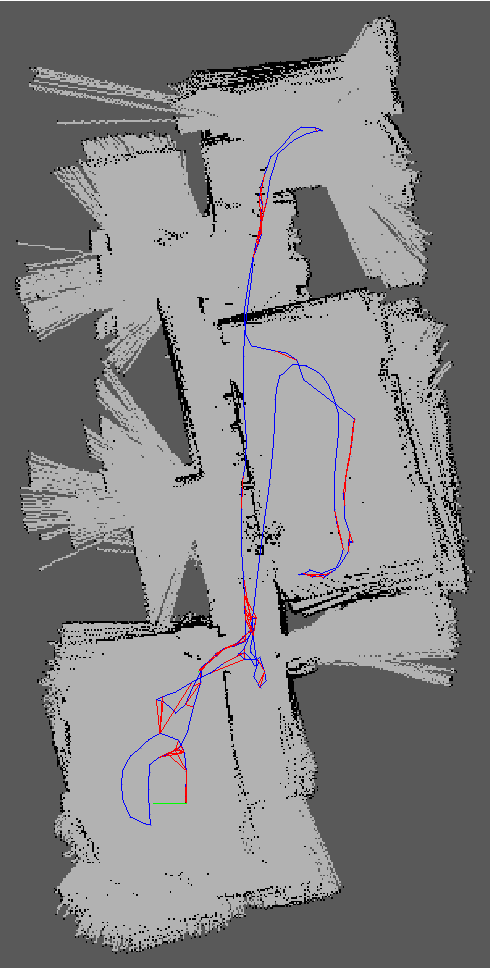
#> input picture planning/lab_map.png, 490 x 968 px
$ python a_star_vec.py   (Python 2 division)
#> lines starting #> are read from the running program, lines starting #| are printed output that depends on the picture; after the words box and inside, x2 and y2 are one past the last pixel; in counts of white or black regions, pixels touching at a corner belong together
"""

A* grid based planning

author: Atsushi Sakai(@Atsushi_twi)
        Nikos Kanargias (nkana@tee.gr)

See Wikipedia article (https://en.wikipedia.org/wiki/A*_search_algorithm)
See also code of Christian Careaga (http://code.activestate.com/recipes/578919-python-a-pathfinding-with-binary-heap/)

"""

import matplotlib.pyplot as plt
import math
import cv2

from ipdb import set_trace
import numpy as np
import cv2

show_animation = True
plot_final = True
file = "lab_map.png"
# file = "maze2.png"
bw_thresh = 10
obstacleSize = .15
px_conv = 0.03103
color_image = False #This sets all unknown grey area to obstacles but slows down plotting
show_obs_size = False #Use this to speed up plotting, by plotting dots rather than circles

if color_image:
    bw_thresh = 90


class Node:

    def __init__(self, x, y, cost, pind):
        self.x = x
        self.y = y
        self.cost = cost
        self.pind = pind

    def __str__(self):
        return str(self.x) + "," + str(self.y) + "," + str(self.cost) + "," + str(self.pind)


def calc_fianl_path(ngoal, closedset, reso):
    # generate final course
    rx, ry = [ngoal.x * reso], [ngoal.y * reso]
    pind = ngoal.pind
    while pind != -1:
        n = closedset[pind]
        rx.append(n.x * reso)
        ry.append(n.y * reso)
        pind = n.pind

    return rx, ry


def a_star_planning(sx, sy, gx, gy, ox, oy, reso, rr):
    """
    gx: goal x position [m]
    gx: goal x position [m]
    ox: x position list of Obstacles [m]
    oy: y position list of Obstacles [m]
    reso: grid resolution [m]
    rr: robot radius[m]
    """

    nstart = Node(round(sx / reso), round(sy / reso), 0.0, -1)
    ngoal = Node(round(gx / reso), round(gy / reso), 0.0, -1)

    ox = ox / reso
    oy = oy / reso

    obmap, minx, miny, maxx, maxy, xw, yw = calc_obstacle_map(ox, oy, reso, rr)

    motion = get_motion_model()

    openset, closedset = dict(), dict()
    openset[calc_index(nstart, xw, minx, miny)] = nstart

    while 1:
        c_id = min(
            openset, key=lambda o: openset[o].cost + calc_heuristic(ngoal, openset[o]))
        current = openset[c_id]

        # show graph
        if show_animation:
            plt.plot(current.x * reso, current.y * reso, "xc")
            if len(closedset.keys()) % 10 == 0:
                plt.pause(0.001)

        if current.x == ngoal.x and current.y == ngoal.y:
            print("Find goal")
            ngoal.pind = current.pind
            ngoal.cost = current.cost
            break

        # Remove the item from the open set
        del openset[c_id]
        # Add it to the closed set
        closedset[c_id] = current

        # expand search grid based on motion model
        for i in range(len(motion)):
            node = Node(current.x + motion[i][0],
                        current.y + motion[i][1],
                        current.cost + motion[i][2], c_id)
            n_id = calc_index(node, xw, minx, miny)

            if not verify_node(node, obmap, minx, miny, maxx, maxy):
                continue

            if n_id in closedset:
                continue

            if n_id not in openset:
                openset[n_id] = node

            # The distance from start to a neighbor.
            # The "dist_between" function may vary as per the solution requirements.
            if node.cost >= openset[n_id].cost:
                continue  # This is not a better path.

            # This path is the best until now. Record it!
            openset[n_id].cost = node.cost
            openset[n_id].pind = c_id

    rx, ry = calc_fianl_path(ngoal, closedset, reso)

    return rx, ry


def calc_heuristic(n1, n2):
    w = 1.0  # weight of heuristic
    d = w * math.sqrt((n1.x - n2.x)**2 + (n1.y - n2.y)**2)
    return d


def verify_node(node, obmap, minx, miny, maxx, maxy):

    if node.x < minx:
        return False
    elif node.y < miny:
        return False
    elif node.x >= maxx:
        return False
    elif node.y >= maxy:
        return False

    if obmap[int(node.x)][int(node.y)]:
        return False

    return True


def calc_obstacle_map(ox, oy, reso, vr):

    minx = round(min(ox))
    miny = round(min(oy))
    maxx = round(max(ox))
    maxy = round(max(oy))
    # [4 lines of commented-out code are left out]

    xwidth = round(maxx - minx+1)
    ywidth = round(maxy - miny+1)
    #  print("xwidth:", xwidth)
    #  print("ywidth:", ywidth)
    # set_trace()
    # obstacle map generation
    obmap = np.zeros([int(xwidth),int(ywidth)])
    # [13 lines of commented-out code are left out]
    obmap[ox.astype(int)-int(minx),oy.astype(int)-int(miny)]=1

    return obmap, minx, miny, maxx, maxy, xwidth, ywidth


def calc_index(node, xwidth, xmin, ymin):
    return (node.y - ymin) * xwidth + (node.x - xmin)


def get_motion_model():
    # dx, dy, cost
    motion = [[1, 0, 1],
              [0, 1, 1],
              [-1, 0, 1],
              [0, -1, 1],
              [-1, -1, math.sqrt(2)],
              [-1, 1, math.sqrt(2)],
              [1, -1, math.sqrt(2)],
              [1, 1, math.sqrt(2)]]

    return motion

class GenerateMap:
    def __init__(self, line, file, px_conv, bw_thresh, obstacleSize):
        self.line = line
        self.xs = [0,0]
        self.ys = [0,0]
        self.cid = line.figure.canvas.mpl_connect('button_press_event', self)
        self.node = 0
        self.start = [0,0]
        self.goal = [0,0]
        self.xmin = 0
        self.ymin = 0
        self.xmax = 0
        self.ymax = 0
        self.px_conv = px_conv
        self.bw_thresh = bw_thresh
        self.file = file
        self.ob_size = obstacleSize
        self.generate_obstacles()
        self.PlotObs()

    def __call__(self, event):
        if event.inaxes!=self.line.axes: return

        if self.node == 0:
            self.xs[0] = event.xdata
            self.ys[0] = event.ydata
            self.start=[event.xdata,event.ydata]
            print "starting point selected: x= ",event.xdata," y= ", event.ydata
            self.node = 1
        else:
            self.xs[1] = event.xdata
            self.ys[1] = event.ydata
            self.goal = [event.xdata,event.ydata]
            print "goal selected: x= ",event.xdata," y= ", event.ydata
            self.node = 0
        self.line.set_data(self.xs, self.ys)
        self.line.figure.canvas.draw()
        return self.start,self.goal

    def generate_obstacles(self):
        if color_image:
            map_raw = cv2.imread(self.file,1)
        else:
            map_raw = cv2.imread(self.file,0)
#> map_raw: shape (968, 490); min 0, max 255, mean 130.4

        map_bw = cv2.threshold(map_raw, self.bw_thresh, 255, cv2.THRESH_BINARY)[1]
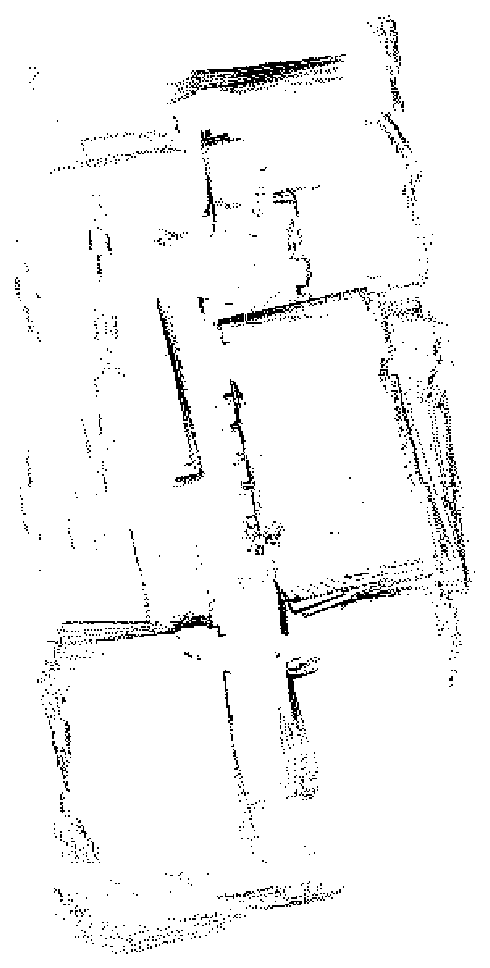
#> map_bw: shape (968, 490); 96.3% white; black in thin lines or dots
        map_bw = cv2.bitwise_not(map_bw)
#> map_bw: shape (968, 490); 3.7% white in thin lines or dots

        #try to clean up noise in the map
        kernel = np.ones((5,5),np.uint8)
        # map_bw = cv2.dilate(map_bw,kernel,iterations = 3)
        # map_bw = cv2.erode(map_bw,kernel,iterations = 3)
        map_bw = cv2.morphologyEx(map_bw, cv2.MORPH_CLOSE,kernel)
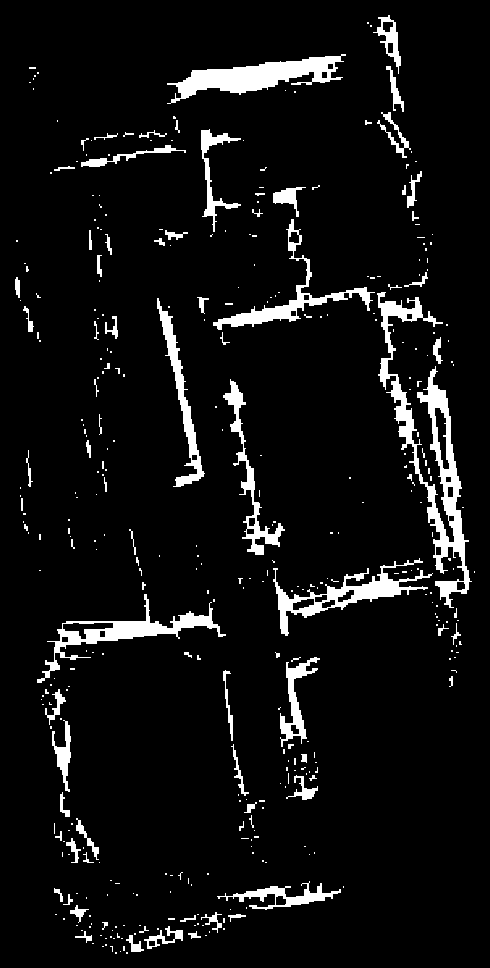
#> map_bw: shape (968, 490); 6.7% white; 389 white regions (303 under 20 px), largest, box (x1, y1, x2, y2) and area: (377, 292, 472, 608) 5940, (167, 54, 346, 104) 3511, (37, 594, 226, 683) 2686
        # map_bw = cv2.morphologyEx(map_bw, cv2.MORPH_OPEN,kernel)
        map_bw = cv2.morphologyEx(map_bw, cv2.MORPH_CLOSE,kernel)

        if color_image:
            #Clear out color and flatten image
            map_bw[np.where((map_bw == [255,0,255]).all(axis = 2))] = [0,0,0]
            map_bw[np.where((map_bw == [0,255,255]).all(axis = 2))] = [0,0,0]
            map_bw[np.where((map_bw == [255,255,0]).all(axis = 2))] = [0,0,0]
            map_bw[np.where((map_bw == [0,0,255]).all(axis = 2))] = [0,0,0]
            map_bw[np.where((map_bw == [255,0,0]).all(axis = 2))] = [0,0,0]
            map_bw[np.where((map_bw == [0,255,0]).all(axis = 2))] = [0,0,0]

            map_bw = map_bw[:,:,0]

        #convert to array to begin generating obstacles
        map_mat = np.array(map_bw)
        obs = np.nonzero(map_mat)
#> obs = 31748 positions, rows 15 to 953, columns 15 to 474
        obs = np.array(obs)

        #convert pixels to meters
        obs = obs.T*self.px_conv
#> obs = 31748 pairs, first value 0.465 to 29.57, second value 0.465 to 14.71

        #prune obstacles by rounding
        obs = np.round_(obs,1)
#> obs = 31748 pairs, first value 0.5 to 29.6, second value 0.5 to 14.7
        obs = np.unique(obs,axis = 0)
#> obs = 5090 pairs, first value 0.5 to 29.6, second value 0.5 to 14.7

        #add sizes to obstacles
        sizes = np.ones([1,len(obs)])*self.ob_size
        obs = np.append(obs.T,sizes,axis=0).T

        self.obs = obs[:,np.argsort([1,0,2])] #rearange so obstacles are [[x,y,size]]
        self.obs[:,1]=self.obs[:,1]*-1 #invert y to match original image

        #find min and max on map
        self.xmin = min(self.obs[:,0])
#> self.xmin = 0.5
        self.xmax = max(self.obs[:,0])
#> self.xmax = 14.7
        self.ymin = min(self.obs[:,1])
#> self.ymin = -29.6
        self.ymax = max(self.obs[:,1])
#> self.ymax = -0.5

        print "xmin: ",self.xmin
#| xmin:  0.5
        print "xmax: ",self.xmax
#| xmax:  14.7
        print "ymin: ",self.ymin
#| ymin:  -29.6
        print "ymax: ",self.ymax
#| ymax:  -0.5

    def PlotObs(self):
        # for (x, y, size) in self.obs:
            # plt.plot(x,y,".k")
        plt.plot(self.obs[:,0],self.obs[:,1],".k")
        plt.axis([self.xmin,self.xmax,self.ymin,self.ymax])
        plt.grid(True)
        plt.pause(0.01)
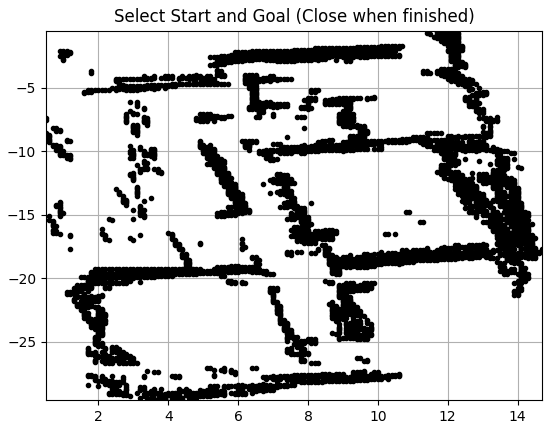
#> figure drawn by matplotlib, 1 panel

def main():
    print(__file__ + " start!!")

    fig = plt.figure()
    ax = fig.add_subplot(111)
    ax.set_title('Select Start and Goal (Close when finished)')
    line, = ax.plot([0,0], [0,0],"xr")  # empty line
    generator = GenerateMap(line, file, px_conv, bw_thresh, obstacleSize)
    # generator = GenerateMap(line, file = 'lab_map.png',px_conv = 0.03103, bw_thresh = 10)
    plt.show()

    start = generator.start
    goal =  generator.goal
    obstacleList = generator.obs
    xmin = generator.xmin
#> xmin = 0.5
    ymin = generator.ymin
#> ymin = -29.6
    xmax = generator.xmax
#> xmax = 14.7
    ymax = generator.ymax
#> ymax = -0.5

    sx = start[0]
    sy = start[1]
    gx = goal[0]
    gy = goal[1]
    robot_size = 0.1

    ox = obstacleList[:,0]
#> ox = 5090 values, max 14.7 at index 3155, min 0.5 at index 1125, mean 8.32
    oy = obstacleList[:,1]
#> oy = 5090 values, max -0.5 at index 0, min -29.6 at index 5088, mean -14.44
    grid_size = .1
    # [28 lines of commented-out code are left out]

    if show_animation:
        plt.plot(ox, oy, ".k")
        plt.plot(sx, sy, "xr")
        plt.plot(gx, gy, "xb")
        plt.grid(True)
        plt.axis("equal")

    rx, ry = a_star_planning(sx, sy, gx, gy, ox, oy, grid_size, robot_size)
#> in a_star_planning, `ox = ox / reso`: ox = 5090 values, max 147 at index 3155, min 5 at index 1125, mean 83.16
#> in a_star_planning, `oy = oy / reso`: oy = 5090 values, max -5 at index 0, min -296 at index 5088, mean -144.4
#> in calc_obstacle_map, `minx = round(min(ox))`: minx = 5
#> in calc_obstacle_map, `miny = round(min(oy))`: miny = -296
#> in calc_obstacle_map, `maxx = round(max(ox))`: maxx = 147
#> in calc_obstacle_map, `maxy = round(max(oy))`: maxy = -5
#> in calc_obstacle_map, `xwidth = round(maxx - minx+1)`: xwidth = 143
#> in calc_obstacle_map, `ywidth = round(maxy - miny+1)`: ywidth = 292
#> in a_star_planning, `obmap, minx, miny, maxx, maxy, xw, yw = calc_obstacle_map(ox, oy, reso..`:
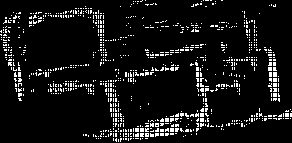
#> obmap: shape (143, 292) float64; values 0 (black) and 1 (white), 8.1% white in thin lines or dots
#> in a_star_planning, `obmap, minx, miny, maxx, maxy, xw, yw = calc_obstacle_map(ox, oy, reso..`: minx = 5; miny = -296; maxx = 147; maxy = -5; xw = 143; yw = 292
#> the loop in a_star_planning, `while 1:` made 1 pass
#> pass 1, in a_star_planning, `plt.pause(0.001)`:
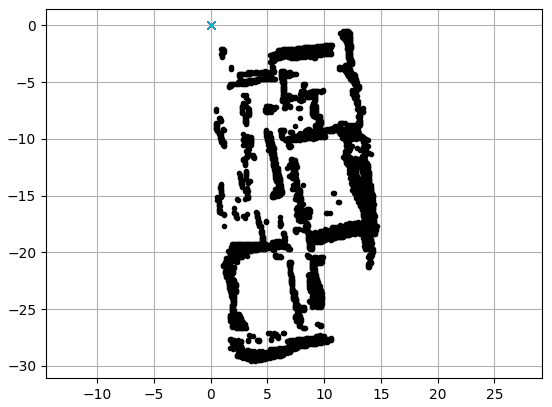
#> figure drawn by matplotlib, 1 panel
#> after the loop in a_star_planning, `while 1:`: closedset = 0 items; openset = 1 item
#> after the loop in calc_fianl_path, `while pind != -1:`: rx = [0]
#> rx = [0]; ry = [0]

    if show_animation:
        plt.plot(rx, ry, "-r")
        plt.show()


if __name__ == '__main__':
    main()
